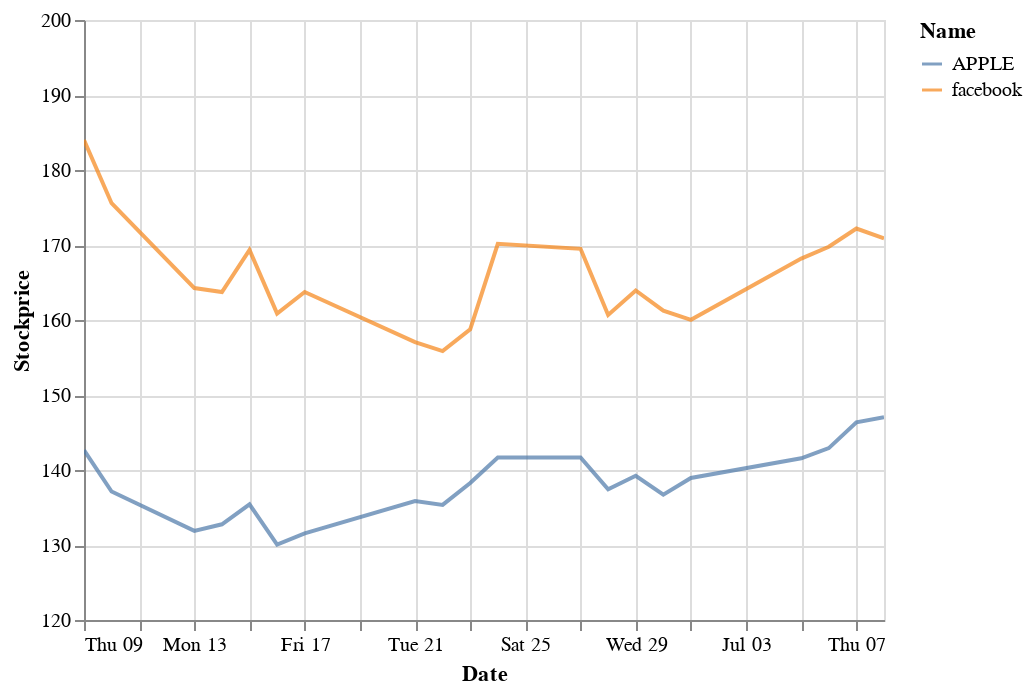

The notebook cell saved with this chart:
### Code cell
chart

### Figure 1 — Vega-Lite specification as saved in the notebook (floating-point values rounded to 4 significant figures)
{"config": {"view": {"continuousWidth": 400, "continuousHeight": 300}}, "data": {"name": "data-b003e63551a53609167d2305ed750bc1"}, "mark": {"type": "line", "clip": true, "opacity": 0.7}, "encoding": {"color": {"field": "Name", "type": "nominal"}, "x": {"field": "Date", "type": "temporal"}, "y": {"field": "Stockprice", "scale": {"domain": [120, 200]}, "stack": null, "type": "quantitative"}}, "$schema": "https://vega.github.io/schema/vega-lite/v4.17.0.json", "datasets": {"data-b003e63551a53609167d2305ed750bc1": [{"Date": "09 June 2022", "Name": "APPLE", "Stockprice": 142.6}, {"Date": "10 June 2022", "Name": "APPLE", "Stockprice": 137.1}, {"Date": "13 June 2022", "Name": "APPLE", "Stockprice": 131.9}, {"Date": "14 June 2022", "Name": "APPLE", "Stockprice": 132.8}, {"Date": "15 June 2022", "Name": "APPLE", "Stockprice": 135.4}, {"Date": "16 June 2022", "Name": "APPLE", "Stockprice": 130.1}, {"Date": "17 June 2022", "Name": "APPLE", "Stockprice": 131.6}, {"Date": "21 June 2022", "Name": "APPLE", "Stockprice": 135.9}, {"Date": "22 June 2022", "Name": "APPLE", "Stockprice": 135.4}, {"Date": "23 June 2022", "Name": "APPLE", "Stockprice": 138.3}, {"Date": "24 June 2022", "Name": "APPLE", "Stockprice": 141.7}, {"Date": "27 June 2022", "Name": "APPLE", "Stockprice": 141.7}, {"Date": "28 June 2022", "Name": "APPLE", "Stockprice": 137.4}, {"Date": "29 June 2022", "Name": "APPLE", "Stockprice": 139.2}, {"Date": "30 June 2022", "Name": "APPLE", "Stockprice": 136.7}, {"Date": "01 July 2022", "Name": "APPLE", "Stockprice": 138.9}, {"Date": "05 July 2022", "Name": "APPLE", "Stockprice": 141.6}, {"Date": "06 July 2022", "Name": "APPLE", "Stockprice": 142.9}, {"Date": "07 July 2022", "Name": "APPLE", "Stockprice": 146.4}, {"Date": "08 July 2022", "Name": "APPLE", "Stockprice": 147.0}, {"Date": "09 June 2022", "Name": "facebook", "Stockprice": 184.0}, {"Date": "10 June 2022", "Name": "facebook", "Stockprice": 175.6}, {"Date": "13 June 2022", "Name": "facebook", "Stockprice": 164.3}, {"Date": "14 June 2022", "Name": "facebook", "Stockprice": 163.7}, {"Date": "15 June 2022", "Name": "facebook", "Stockprice": 169.4}, {"Date": "16 June 2022", "Name": "facebook", "Stockprice": 160.9}, {"Date": "17 June 2022", "Name": "facebook", "Stockprice": 163.7}, {"Date": "21 June 2022", "Name": "facebook", "Stockprice": 157.1}, {"Date": "22 June 2022", "Name": "facebook", "Stockprice": 155.9}, {"Date": "23 June 2022", "Name": "facebook", "Stockprice": 158.8}, {"Date": "24 June 2022", "Name": "facebook", "Stockprice": 170.2}, {"Date": "27 June 2022", "Name": "facebook", "Stockprice": 169.5}, {"Date": "28 June 2022", "Name": "facebook", "Stockprice": 160.7}, {"Date": "29 June 2022", "Name": "facebook", "Stockprice": 163.9}, {"Date": "30 June 2022", "Name": "facebook", "Stockprice": 161.2}, {"Date": "01 July 2022", "Name": "facebook", "Stockprice": 160.0}, {"Date": "05 July 2022", "Name": "facebook", "Stockprice": 168.2}, {"Date": "06 July 2022", "Name": "facebook", "Stockprice": 169.8}, {"Date": "07 July 2022", "Name": "facebook", "Stockprice": 172.2}, {"Date": "08 July 2022", "Name": "facebook", "Stockprice": 170.9}]}}
